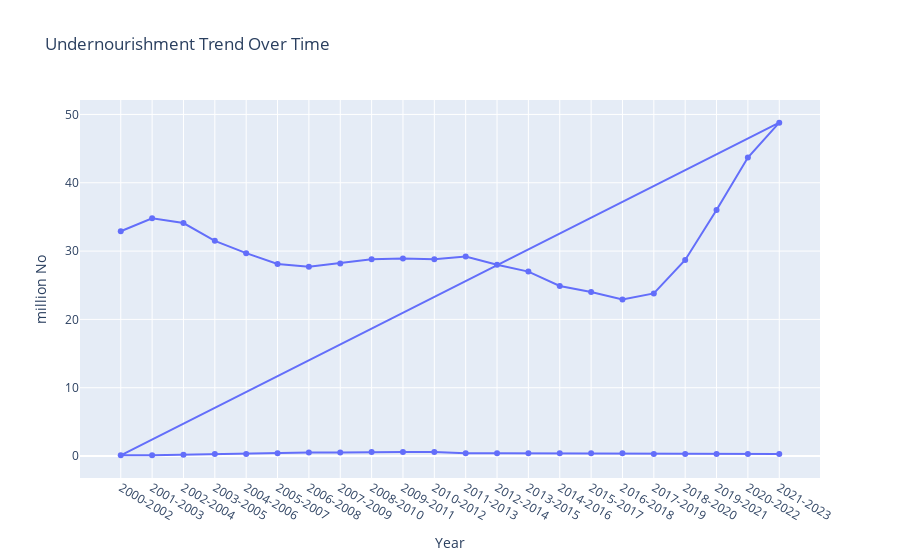

Notebook code cell kept with this figure:
### Markdown cell above
# 01- Time Series Line Chart – Undernourishment Trend Over Time

### Code cell
import plotly.express as px

# Filter for a specific indicator (Modify as needed)
df_filtered = df[df['Item'].str.contains('undernourished', case=False, na=False)]

# Convert Year to string for proper plotting
df_filtered['Year'] = df_filtered['Year'].astype(str)

# Line Chart
fig = px.line(df_filtered, x='Year', y='Value', 
              title='Undernourishment Trend Over Time',
              labels={'Value': df_filtered['Unit'].iloc[0]},
              markers=True)

fig.show()

### Figure 1 — Plotly figure (JSON) as saved in the notebook; plotly's stock layout.template omitted (floating-point values rounded to 4 significant figures)
{"data": [{"hovertemplate": "Year=%{x}<br>million No=%{y}<extra></extra>", "legendgroup": "", "line": {"color": "#636efa", "dash": "solid"}, "marker": {"symbol": "circle"}, "mode": "lines+markers", "name": "", "orientation": "v", "showlegend": false, "type": "scatter", "x": ["2000-2002", "2001-2003", "2002-2004", "2003-2005", "2004-2006", "2005-2007", "2006-2008", "2007-2009", "2008-2010", "2009-2011", "2010-2012", "2011-2013", "2012-2014", "2013-2015", "2014-2016", "2015-2017", "2016-2018", "2017-2019", "2018-2020", "2019-2021", "2020-2022", "2021-2023", "2000-2002", "2001-2003", "2002-2004", "2003-2005", "2004-2006", "2005-2007", "2006-2008", "2007-2009", "2008-2010", "2009-2011", "2010-2012", "2011-2013", "2012-2014", "2013-2015", "2014-2016", "2015-2017", "2016-2018", "2017-2019", "2018-2020", "2019-2021", "2020-2022", "2021-2023"], "xaxis": "x", "y": [32.9, 34.8, 34.1, 31.5, 29.7, 28.1, 27.7, 28.2, 28.8, 28.9, 28.8, 29.2, 28.0, 27.0, 24.9, 24.0, 22.9, 23.8, 28.7, 36.0, 43.7, 48.8, 0.1, 0.1, 0.2, 0.3, 0.3, 0.4, 0.5, 0.5, 0.6, 0.6, 0.6, 0.4, 0.4, 0.4, 0.4, 0.4, 0.4, 0.3, 0.3, 0.3, 0.3, 0.3], "yaxis": "y"}], "layout": {"legend": {"tracegroupgap": 0}, "title": {"text": "Undernourishment Trend Over Time"}, "xaxis": {"anchor": "y", "domain": [0, 1], "title": {"text": "Year"}}, "yaxis": {"anchor": "x", "domain": [0, 1], "title": {"text": "million No"}}}}
